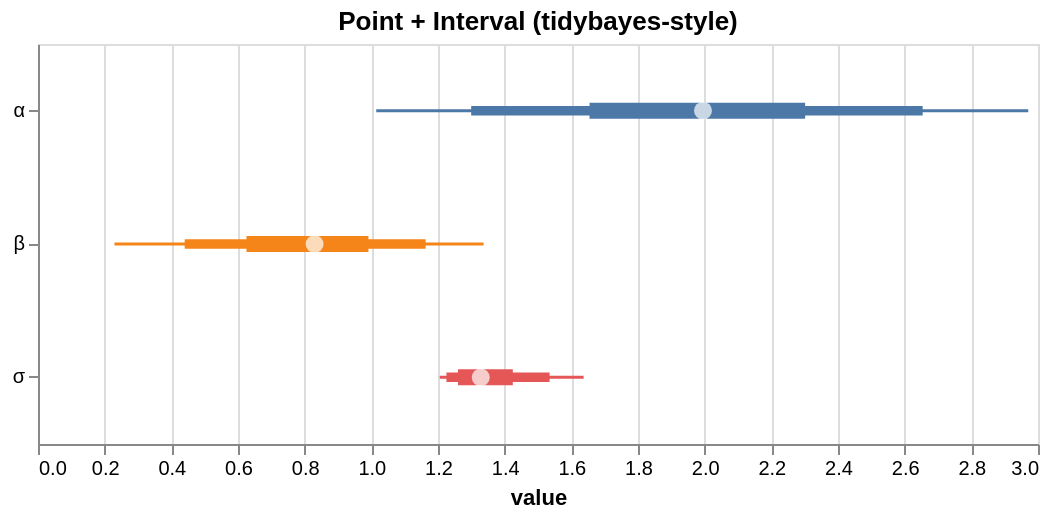

Describe this chart as a Vega-Lite specification.
### Vega-Lite specification from a JSON file in a GitHub repository (floating-point values rounded to 4 significant figures)
{"$schema": "https://vega.github.io/schema/vega-lite/v5.json", "height": 200, "layer": [{"encoding": {"x2": {"field": "hi_0_95_"}, "x": {"field": "lo_0_95_", "title": "value", "type": "quantitative"}, "color": {"field": "parameter", "type": "nominal", "legend": null}, "y": {"axis": {"title": null}, "field": "parameter", "type": "nominal"}}, "mark": {"strokeWidth": 1.5, "type": "rule"}}, {"encoding": {"x2": {"field": "hi_0_8_"}, "x": {"field": "lo_0_8_", "title": "value", "type": "quantitative"}, "color": {"field": "parameter", "type": "nominal", "legend": null}, "y": {"axis": {"title": null}, "field": "parameter", "type": "nominal"}}, "mark": {"strokeWidth": 4.75, "type": "rule"}}, {"encoding": {"x2": {"field": "hi_0_5_"}, "x": {"field": "lo_0_5_", "title": "value", "type": "quantitative"}, "color": {"field": "parameter", "type": "nominal", "legend": null}, "y": {"axis": {"title": null}, "field": "parameter", "type": "nominal"}}, "mark": {"strokeWidth": 8.0, "type": "rule"}}, {"encoding": {"x": {"field": "__point__", "type": "quantitative"}, "y": {"field": "parameter", "type": "nominal"}}, "mark": {"filled": true, "color": "white", "size": 80, "type": "point"}}], "data": {"values": [{"parameter": "α", "lo_0_95_": 1.015, "lo_0_8_": 1.3, "hi_0_8_": 2.654, "hi_0_5_": 2.301, "__point__": 1.995, "hi_0_95_": 2.971, "lo_0_5_": 1.655}, {"parameter": "β", "lo_0_95_": 0.2294, "lo_0_8_": 0.44, "hi_0_8_": 1.163, "hi_0_5_": 0.9913, "__point__": 0.8298, "hi_0_95_": 1.337, "lo_0_5_": 0.6254}, {"parameter": "σ", "lo_0_95_": 1.205, "lo_0_8_": 1.225, "hi_0_8_": 1.535, "hi_0_5_": 1.424, "__point__": 1.328, "hi_0_95_": 1.637, "lo_0_5_": 1.26}]}, "title": "Point + Interval (tidybayes-style)", "width": 500}
